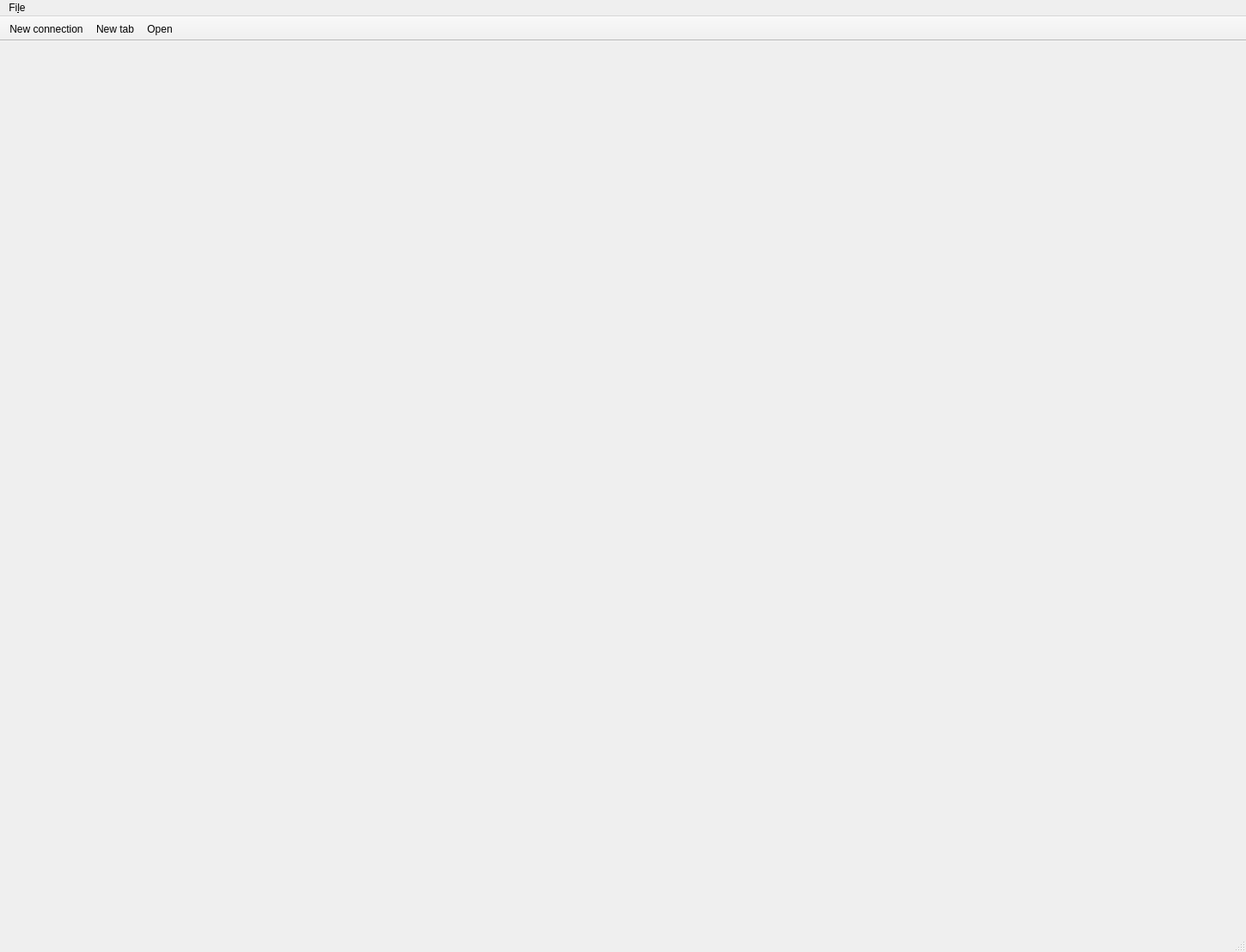
<?xml version="1.0" encoding="UTF-8"?>
<ui version="4.0">
 <class>MainWindow</class>
 <widget class="QMainWindow" name="MainWindow">
  <property name="geometry">
   <rect>
    <x>0</x>
    <y>0</y>
    <width>1450</width>
    <height>1108</height>
   </rect>
  </property>
  <property name="windowTitle">
   <string>Goat</string>
  </property>
  <property name="windowIcon">
   <iconset theme="window">
    <normaloff>.</normaloff>.</iconset>
  </property>
  <widget class="QWidget" name="centralWidget">
   <layout class="QHBoxLayout" name="horizontalLayout">
    <item>
     <widget class="QSplitter" name="mainSplitter">
      <property name="sizePolicy">
       <sizepolicy hsizetype="Expanding" vsizetype="Expanding">
        <horstretch>0</horstretch>
        <verstretch>0</verstretch>
       </sizepolicy>
      </property>
      <property name="orientation">
       <enum>Qt::Horizontal</enum>
      </property>
      <property name="opaqueResize">
       <bool>false</bool>
      </property>
      <widget class="QTabWidget" name="tabBarConnections">
       <property name="tabShape">
        <enum>QTabWidget::Rounded</enum>
       </property>
       <property name="currentIndex">
        <number>-1</number>
       </property>
       <property name="elideMode">
        <enum>Qt::ElideNone</enum>
       </property>
       <property name="documentMode">
        <bool>true</bool>
       </property>
       <property name="tabsClosable">
        <bool>true</bool>
       </property>
       <property name="tabBarAutoHide">
        <bool>false</bool>
       </property>
      </widget>
     </widget>
    </item>
   </layout>
  </widget>
  <widget class="QMenuBar" name="menuBar">
   <property name="geometry">
    <rect>
     <x>0</x>
     <y>0</y>
     <width>1450</width>
     <height>28</height>
    </rect>
   </property>
   <widget class="QMenu" name="menuFile">
    <property name="title">
     <string>Fi&amp;le</string>
    </property>
    <addaction name="actionNew_connection"/>
    <addaction name="actionExit"/>
   </widget>
   <addaction name="menuFile"/>
  </widget>
  <widget class="QStatusBar" name="statusBar"/>
  <widget class="QToolBar" name="toolBar">
   <property name="enabled">
    <bool>true</bool>
   </property>
   <property name="windowTitle">
    <string>Toolbar</string>
   </property>
   <property name="movable">
    <bool>false</bool>
   </property>
   <property name="floatable">
    <bool>false</bool>
   </property>
   <attribute name="toolBarArea">
    <enum>TopToolBarArea</enum>
   </attribute>
   <attribute name="toolBarBreak">
    <bool>false</bool>
   </attribute>
   <addaction name="actionNew_connection"/>
   <addaction name="actionNew_query"/>
   <addaction name="action_Open"/>
  </widget>
  <action name="actionExit">
   <property name="text">
    <string>&amp;Exit</string>
   </property>
  </action>
  <action name="actionNew_connection">
   <property name="icon">
    <iconset theme="add">
     <normaloff>.</normaloff>.</iconset>
   </property>
   <property name="text">
    <string>&amp;New connection</string>
   </property>
   <property name="shortcut">
    <string>Ctrl+N</string>
   </property>
  </action>
  <action name="actionNew_query">
   <property name="icon">
    <iconset theme="tab">
     <normaloff>.</normaloff>.</iconset>
   </property>
   <property name="text">
    <string>New tab</string>
   </property>
   <property name="toolTip">
    <string>New tab</string>
   </property>
   <property name="shortcut">
    <string>Ctrl+T</string>
   </property>
  </action>
  <action name="action_Open">
   <property name="icon">
    <iconset theme="document-open"/>
   </property>
   <property name="text">
    <string>&amp;Open</string>
   </property>
   <property name="shortcut">
    <string>Ctrl+O</string>
   </property>
  </action>
 </widget>
 <layoutdefault spacing="6" margin="11"/>
 <resources/>
 <connections/>
</ui>
